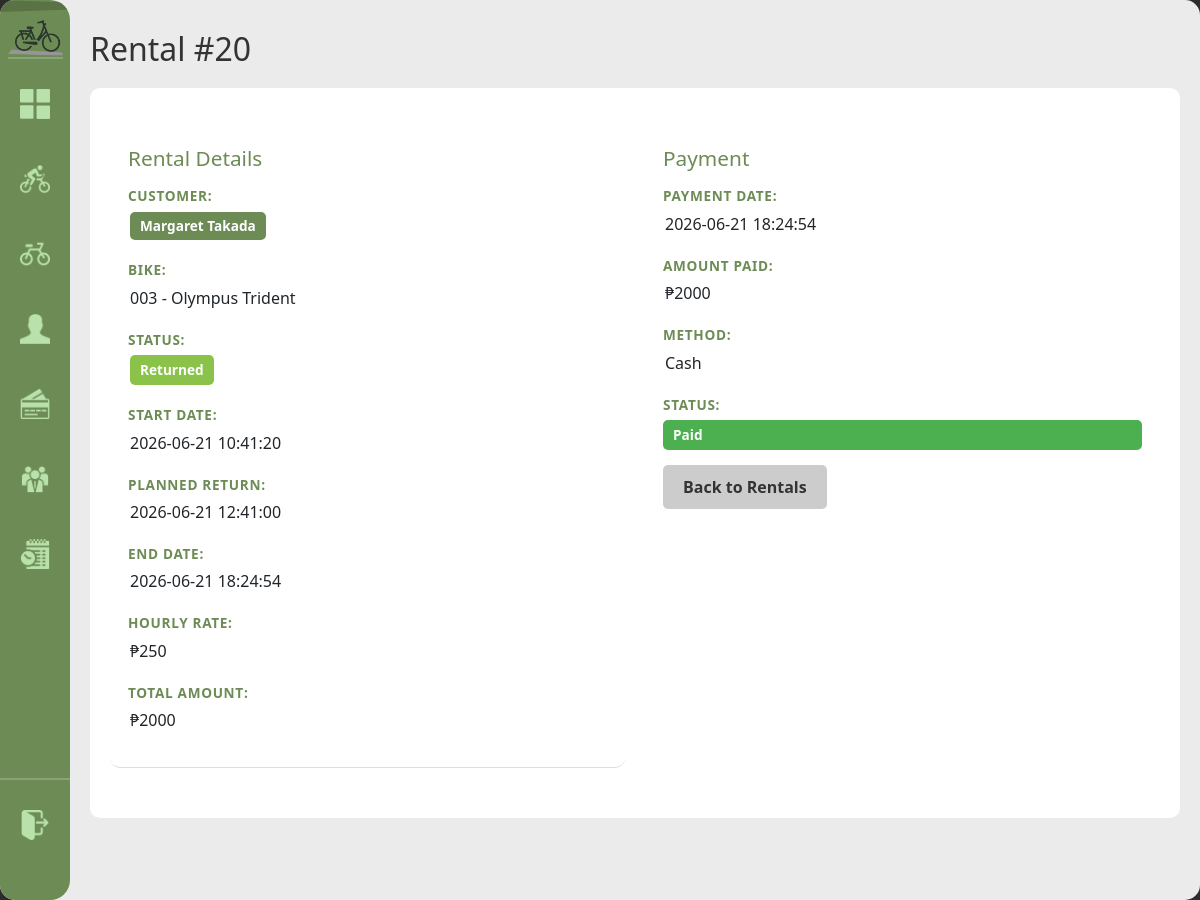
The app's page /rental/20 (signed in), older data.
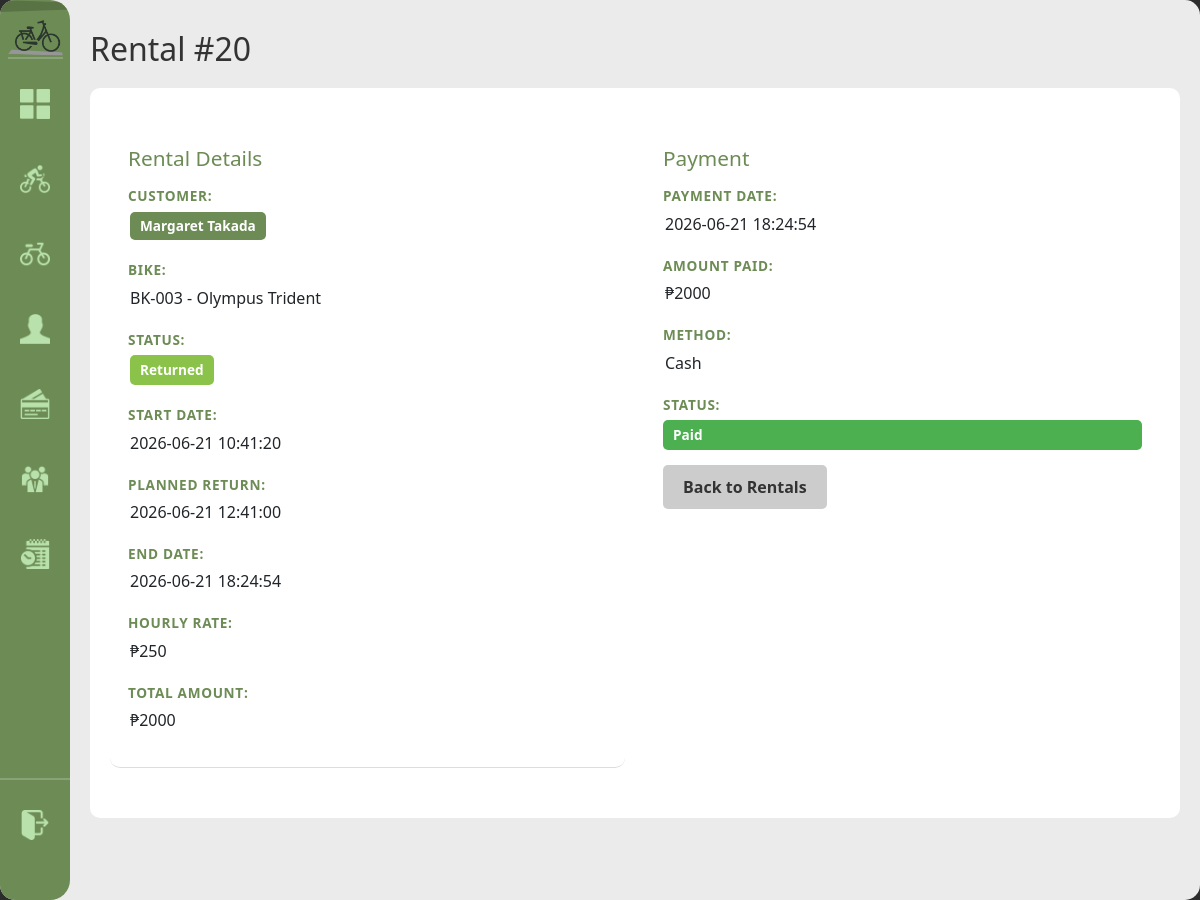
The same page, newer data.
### tables this page shows
CREATE TABLE bike (
            bike_id INTEGER PRIMARY KEY AUTOINCREMENT,
            bike_code TEXT NOT NULL UNIQUE,
            brand TEXT NOT NULL, model TEXT NOT NULL,
            color TEXT NOT NULL,
            bike_rate DECIMAL(8,2) NOT NULL DEFAULT 0,
            type TEXT NOT NULL DEFAULT 'standard',
            status TEXT NOT NULL DEFAULT 'available' CHECK(status IN('available','rented','retired')),
            date_added DATE NOT NULL DEFAULT(date('now','localtime'))
        );

### handlers/rentals_routes.py (the view, shortened to what this page needs)
@rentals_bp.route('/rental/<int:rid>', methods=['GET', 'POST'])
@login_required
def rental_detail(rid):
    rental = database.get().get_rental(rid)
    payment = database.get().get_payment_for_rental(rid)
    preview_amount = None
    return render_template('rental_detail.html', rental=rental, payment=payment, preview_amount=preview_amount)

### app.py (called while the page is built)
def get_sidebar_state():
    return request.cookies.get('sidebarState') == 'expanded'

@app.context_processor
def inject_sidebar_state():
    return dict(sidebar_expanded=get_sidebar_state())

@app.context_processor
def inject_current_staff():
    staff = current_staff()
    return dict(current_staff=staff, is_admin=staff and staff.get("role") == "admin")

### modules/auth.py (called while the page is built)
def login_required(view):
    @wraps(view)
    def wrapped(*args, **kwargs):
        if not session.get("staff_id"):
            return redirect(url_for("login"))
        return view(*args, **kwargs)
    return wrapped

def current_staff():
    if not session.get("staff_id"):
        return None
    return {
        "staff_id": session.get("staff_id"),
        "username": session.get("username"),
        "first_name": session.get("first_name"),
        "last_name": session.get("last_name"),
        "role": session.get("role"),
    }

### modules/database.py (called while the page is built)
def get():
    if not db: init()
    return db

    def get_payment_for_rental(self, rid):
        r = self.conn.execute("SELECT * FROM payment WHERE rental_id = ?", (rid,)).fetchone()
        return dict(r) if r else None

### templates/rental_detail.html (shortened to what this page needs)
{% extends "base.html" %}
{% block content %}
<h1>Rental #{{ rental['rental_id'] }}</h1>
<div class="detail-container">
    <div class="detail-section">
        <h2>Rental Details</h2>
        <div class="detail-grid">
            <div class="detail-item">
                <span class="label">Customer:</span>
                <span class="value"><a href="{{ url_for('customers.customer_detail', cid=rental['customer_id']) }}">{{ rental['customer_name'] }}</a></span>
            </div>
            <div class="detail-item">
                <span class="label">Bike:</span>
                <span class="value">{{ rental['bike_code'] }} - {{ rental['brand'] }} {{ rental['model'] }}</span>
            </div>
            <div class="detail-item">
                <span class="label">Status:</span>
                <span class="value"><span class="status-badge status-{{ rental['status'] }}">{{ rental['status'].title() }}</span></span>
            </div>
            <div class="detail-item">
                <span class="label">Start Date:</span>
                <span class="value">{{ rental['rental_start'] }}</span>
            </div>
            <div class="detail-item">
                <span class="label">Planned Return:</span>
                <span class="value">{{ rental['planned_return'] or 'Not set' }}</span>
            </div>
            <div class="detail-item">
                <span class="label">End Date:</span>
                <span class="value">{{ rental['rental_end'] or 'Not Returned' }}</span>
            </div>
            <div class="detail-item">
                <span class="label">Hourly Rate:</span>
                <span class="value">₱{{ rental['rental_rate'] }}</span>
            </div>
            <div class="detail-item">
                <span class="label">{% if rental['status'] in ['active', 'overdue'] %}Amount Due{% else %}Total Amount{% endif %}:</span>
                <span class="value">
                    {% if rental['status'] in ['active', 'overdue'] %}
                        ₱{{ "{:.0f}".format(preview_amount) }}
                    {% else %}
                        {{ 'Pending' if rental['total_amount'] is none else '₱' ~ '%.0f' % rental['total_amount'] }}
                    {% endif %}
                </span>
            </div>
        </div>
    </div>
    {% if payment %}
    <div class="detail-section">
        <h2>Payment</h2>
        <div class="detail-grid">
            <div class="detail-item">
                <span class="label">Payment Date:</span>
                <span class="value">{{ payment['payment_date'] }}</span>
            </div>
            <div class="detail-item">
                <span class="label">Amount Paid:</span>
                <span class="value">₱{{ payment['amount_paid'] }}</span>
            </div>
            <div class="detail-item">
                <span class="label">Method:</span>
                <span class="value">{{ payment['payment_method'].title() }}</span>
            </div>
            <div class="detail-item">
                <span class="label">Status:</span>
                <span class="status-badge status-{{ payment['payment_status'] }}">{{ payment['payment_status'].title() }}</span>
            </div>
        </div>
        <a href="{{ url_for('rentals.rentals') }}" class="btn-secondary">Back to Rentals</a>
    </div>
    {% endif %}
</div>
{% endblock %}

Row changes from the older to the newer data that the page shows:
changed bike "Olympus": bike_code "003" → "BK-003"
